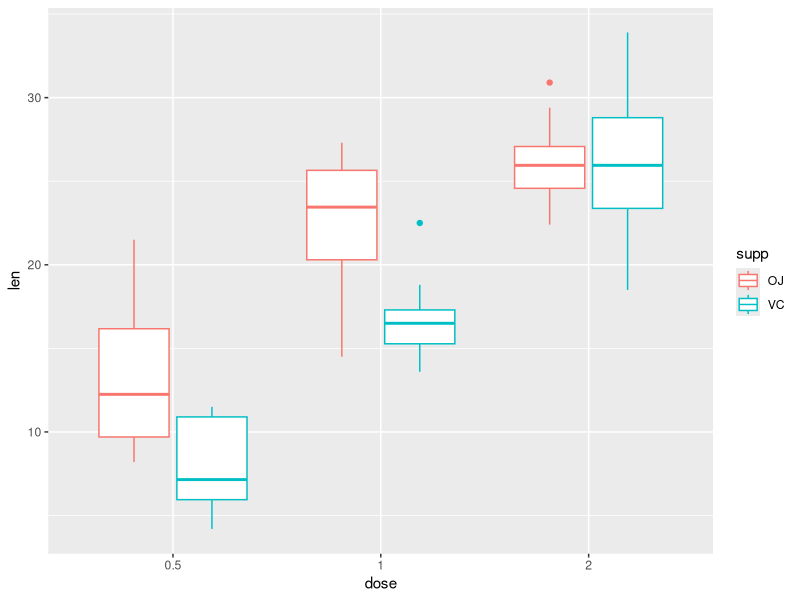
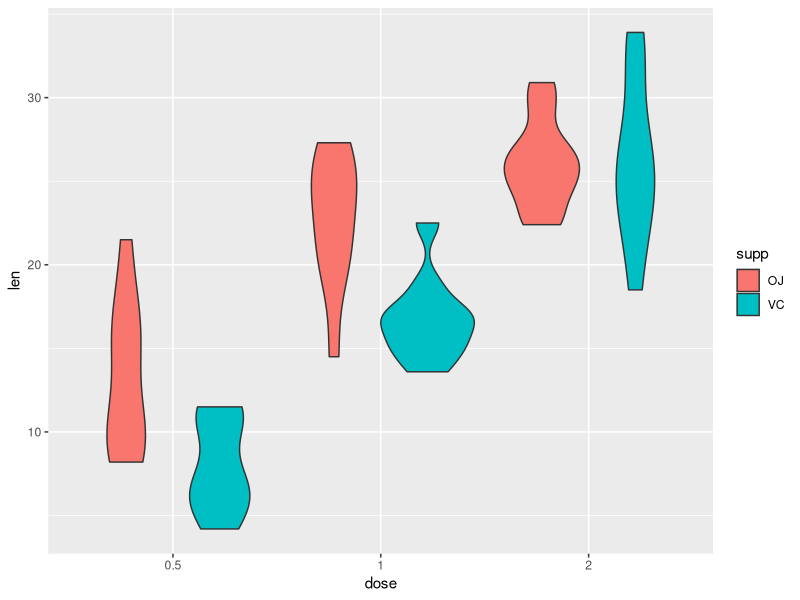

Recreate these plots in R, in order.
## ---- chunk 1
#Read in data
library(datasets)
teeth <- ToothGrowth
#Converting the dose to a factor variable
teeth$dose <- as.factor(teeth$dose)
str(teeth)
## ---- chunk 2
library(ggplot2)

ggplot(teeth, mapping = aes(x = dose, y = len, colour = supp)) + geom_boxplot()
## ---- chunk 3
ggplot(teeth, mapping = aes(x = dose, y = len, fill = supp)) + geom_violin()
## ---- chunk 4
std_dev = sd(teeth$len)
power.t.test(n = 30, delta = 1, sd = std_dev, sig.level = .95, type = "two.sample")
## ---- chunk 5
power.t.test(n = 30, delta = 2, sd = std_dev, sig.level = .95, type = "two.sample")
## ---- chunk 6
library(dplyr)

less_vitamins <- teeth %>%
        subset(dose == .5)

more_vitamins <- teeth %>%
        subset(dose == 2)

t.test(more_vitamins$len, less_vitamins$len, paired = FALSE, var.equal = TRUE)
## ---- chunk 7
t.test(more_vitamins$len, less_vitamins$len, paired = FALSE, var.equal = TRUE, alternative = "greater")
## ---- chunk 8
library(tidyselect)

oj <- teeth %>%
        filter(supp == "OJ")

vc <- teeth %>%
        filter(supp == "VC")

t.test(oj$len, vc$len, paired = FALSE, var.equal = TRUE)
